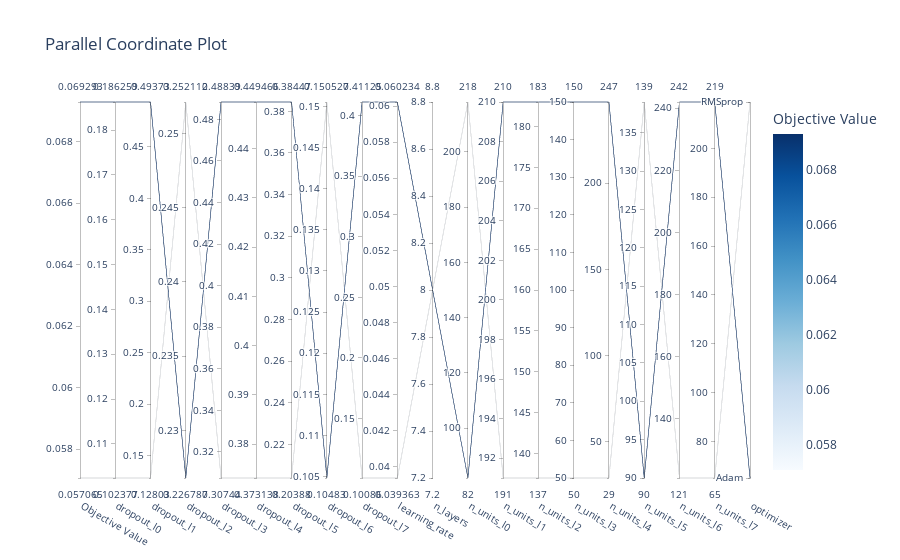

The code cell stored with this chart in its notebook:
### Code cell
optuna.visualization.plot_parallel_coordinate(study)

### Figure 1 — Plotly figure (JSON) as saved in the notebook; plotly's stock layout.template omitted (floating-point values rounded to 4 significant figures)
{"data": [{"dimensions": [{"label": "Objective Value", "range": [0.05707, 0.06929], "values": [0.06929, 0.05707]}, {"label": "dropout_l0", "range": [0.1024, 0.1863], "values": [0.1863, 0.1024]}, {"label": "dropout_l1", "range": [0.128, 0.4937], "values": [0.4937, 0.128]}, {"label": "dropout_l2", "range": [0.2268, 0.2521], "values": [0.2268, 0.2521]}, {"label": "dropout_l3", "range": [0.3074, 0.4884], "values": [0.4884, 0.3074]}, {"label": "dropout_l4", "range": [0.3731, 0.4495], "values": [0.4495, 0.3731]}, {"label": "dropout_l5", "range": [0.2039, 0.3845], "values": [0.3845, 0.2039]}, {"label": "dropout_l6", "range": [0.1048, 0.1505], "values": [0.1048, 0.1505]}, {"label": "dropout_l7", "range": [0.1009, 0.4112], "values": [0.4112, 0.1009]}, {"label": "learning_rate", "range": [0.03936, 0.06023], "values": [0.06023, 0.03936]}, {"label": "n_layers", "range": [8, 8], "values": [8, 8]}, {"label": "n_units_l0", "range": [82, 218], "values": [82, 218]}, {"label": "n_units_l1", "range": [191, 210], "values": [210, 191]}, {"label": "n_units_l2", "range": [137, 183], "values": [183, 137]}, {"label": "n_units_l3", "range": [50, 150], "values": [150, 50]}, {"label": "n_units_l4", "range": [29, 247], "values": [247, 29]}, {"label": "n_units_l5", "range": [90, 139], "values": [90, 139]}, {"label": "n_units_l6", "range": [121, 242], "values": [242, 121]}, {"label": "n_units_l7", "range": [65, 219], "values": [219, 65]}, {"label": "optimizer", "range": [0, 1], "ticktext": ["Adam", "RMSprop"], "tickvals": [0, 1], "values": [0, 1]}], "labelangle": 30, "labelside": "bottom", "line": {"color": [0.06929, 0.05707], "colorbar": {"title": {"text": "Objective Value"}}, "colorscale": [[0, "rgb(247,251,255)"], [0.125, "rgb(222,235,247)"], [0.25, "rgb(198,219,239)"], [0.375, "rgb(158,202,225)"], [0.5, "rgb(107,174,214)"], [0.625, "rgb(66,146,198)"], [0.75, "rgb(33,113,181)"], [0.875, "rgb(8,81,156)"], [1, "rgb(8,48,107)"]], "reversescale": false, "showscale": true}, "type": "parcoords"}], "layout": {"title": {"text": "Parallel Coordinate Plot"}}}
